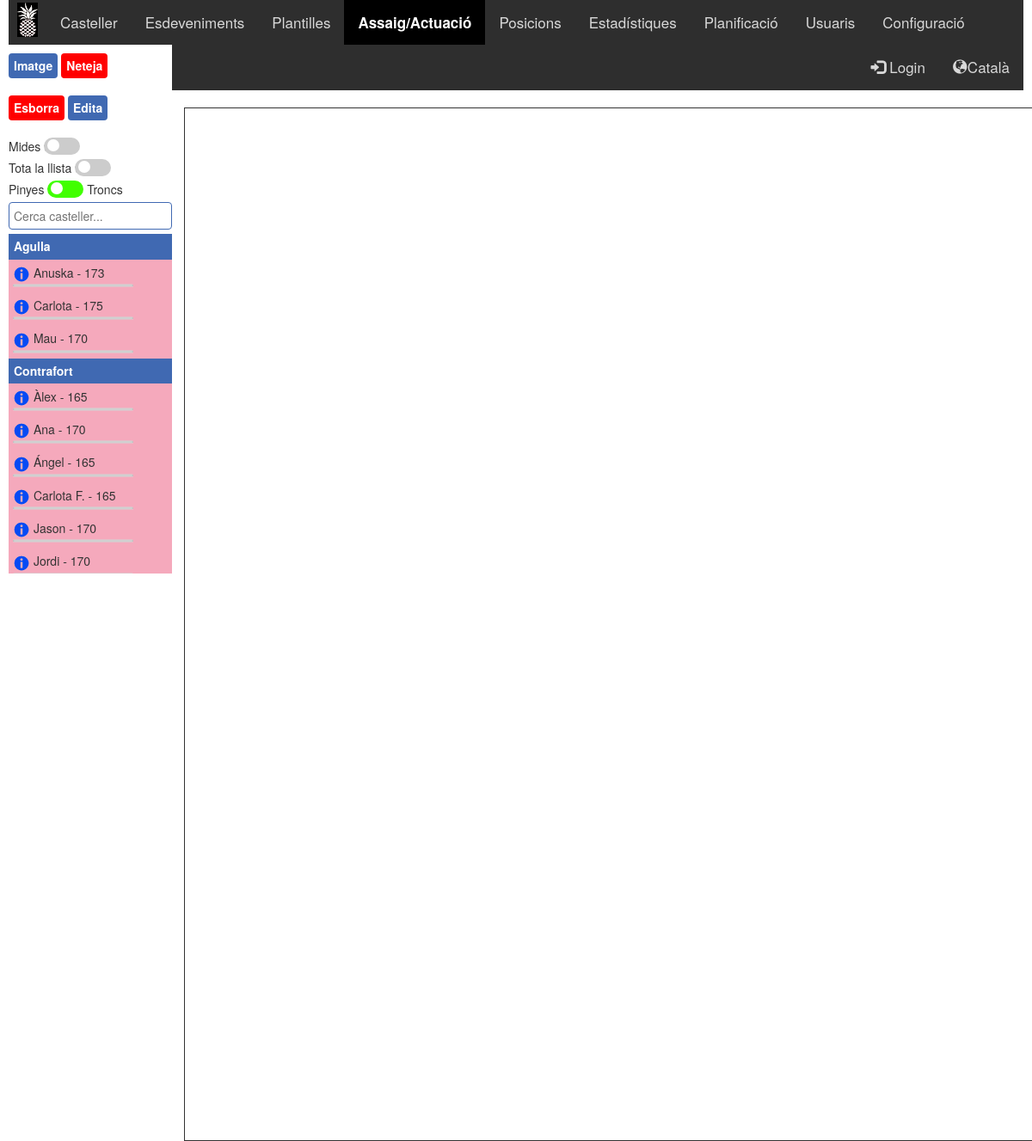
The page /Castell_Fitxa.php (signed in) on the database its author committed.
### tables this page shows
CREATE TABLE `CASTELLER` (
  `Casteller_ID` int(11) NOT NULL,
  `MalNom` varchar(50) NOT NULL,
  `Altura` int(11) NOT NULL,
  `Forca` int(11) NOT NULL,
  `POSICIO_PINYA_ID` int(11) NOT NULL,
  `Nom` varchar(50) NOT NULL,
  `Cognom_1` varchar(50) NOT NULL,
  `Cognom_2` varchar(50) NOT NULL,
  `Codi` varchar(50) NOT NULL,
  `Familia_ID` int(11) NOT NULL,
  `Estat` int(11) NOT NULL,
  `Lesionat` bit(1) NOT NULL DEFAULT b'0',
  `Portar_Peu` bit(1) NOT NULL DEFAULT b'1',
  `FAMILIA2_ID` int(11) DEFAULT NULL,
  `POSICIO_TRONC_ID` int(11) DEFAULT NULL
);

CREATE TABLE `POSICIO` (
  `Posicio_ID` int(11) NOT NULL,
  `Nom` varchar(20) NOT NULL,
  `EsNucli` tinyint(1) NOT NULL,
  `EsCordo` tinyint(1) NOT NULL,
  `EsTronc` tinyint(1) NOT NULL,
  `COLORFONS` char(7) NOT NULL,
  `COLORTEXT` char(7) NOT NULL,
  `ESFOLRE` bit(1) DEFAULT NULL,
  `ESCANALLA` tinyint(1) DEFAULT NULL,
  `COLORCAMISA` char(7) NOT NULL
);

### pinyator/Head.php (called while the page is built, shortened)
<?php
	include "$_SERVER[DOCUMENT_ROOT]/pinyator/Head_public.php";
 ?>

### pinyator/TranslatorHelper.php (called while the page is built, shortened)
<?php
	$lang_cookie_name = 'langCookie';
	if (isset($_GET['lang'])) {
		$lang_value = $_GET['lang'];
		setcookie($lang_cookie_name, $lang_value, time() + (86400 * 320), "/");
		$languageCode = $lang_value;
	} else {
		$languageCode = 'es';
	}
	$languagesList = array(
		'es' => 'Español',
		'ca' => 'Català'
	);
	if ($languageCode == 'es') {
		$altLangCode = 'ca';
	} else {
		$altLangCode = 'es';
	}
	$altLangName = $languagesList[$altLangCode];
 ?>

### Castell_Fitxa.php (the view, shortened to what this page needs)
<html>
<head>
<?php include "$_SERVER[DOCUMENT_ROOT]/pinyator/Head.php";?>
</head>
<?php include "$_SERVER[DOCUMENT_ROOT]/pinyator/Style.php";?>
<body>
<?php $menu=4; include "$_SERVER[DOCUMENT_ROOT]/pinyator/Menu.php";
$id = intval($_GET['id']);
$autogenerat = false;
$troncs = false;
$rating = 0;
$resoluciopantalla=1200;
$pinyaTronc="C.POSICIO_PINYA_ID";
include "$_SERVER[DOCUMENT_ROOT]/pinyator/Connexio.php";
$estatEvent = 0;
?>
	<div  class="sidenav" id="navlateral">
		<button class="boto" onclick="download()"><?php echo _("Imatge"); ?></button>
		<button class="boto boto_remove" id="Neteja" onClick="Neteja()" <?php echo $autogenerat?"hidden":""; ?>><?php echo _("Neteja"); ?></button>
		<br><br>
		<button class="boto boto_remove" id="EsborraPaleta" onClick="EsborraMenu()"><?php echo _("Esborra"); ?></button>
		<button class="boto" id="EditaPaleta" onClick="EditaMenu()"><?php echo _("Edita"); ?></button>
		<br><br>
		<?php echo _("Mides"); ?>
		<label class="switch">text
		  <span class="slider round"></span>
		</label>
		<br>
		<?php echo _("Tota la llista"); ?>
		<label class="switch">text
		  <span class="slider round"></span>
		</label>
		<br>
		<?php echo _("Pinyes"); ?>
		<label class="switch">text
		  <span class="slider slider2 round"></span>
		</label>
		<?php echo _("Troncs"); ?>
		<br>
		<input type="text" id="myInput" class="form_edit" onkeyup="Buscar()" placeholder="<?php echo _('Cerca casteller...'); ?>" title="Type in a name">
		<div id="panellLateral" style="overflow:scroll;padding-top:5px;height:400px">
	<?php
		$eventActuacioid = -1;
		$sql="SELECT E.EVENT_ID
		FROM EVENT AS E
		WHERE E.ESTAT = 1
		AND E.TIPUS = 1
		ORDER BY E.DATA
		LIMIT 1";
		$result = mysqli_query($conn, $sql);
		if (mysqli_num_rows($result) > 0)
		{
			while($row = mysqli_fetch_assoc($result))
			{
				$eventActuacioid = $row["EVENT_ID"];
			}
		}
		$sql="SELECT RESOLUCIOPANTALLA
		FROM CONFIGURACIO";
		$result = mysqli_query($conn, $sql);
		if (mysqli_num_rows($result) > 0)
		{
			while($row = mysqli_fetch_assoc($result))
			{
				$resoluciopantalla = $row["RESOLUCIOPANTALLA"];
			}
		}
		$ordrealtura = "";
		$sql="SELECT C.CASTELLER_ID, MALNOM, P.NOM, P.POSICIO_ID, IFNULL(I.ESTAT,0) AS ESTAT,
		IFNULL(C.ALTURA, 0) AS ALTURA, IFNULL(C.FORCA, 0) AS FORCA, PORTAR_PEU, LESIONAT,
		IFNULL(IA.ESTAT,0) AS CAMISA,
		(SELECT SUM(IFNULL(IR.ESTAT,0)) AS RAT
			FROM EVENT AS ERR
			LEFT JOIN INSCRITS AS IR ON IR.EVENT_ID=ERR.EVENT_ID
			WHERE ERR.TEMPORADA=E.TEMPORADA
			AND ERR.TIPUS=0
			AND ERR.ESTAT=2
			AND IR.CASTELLER_ID = C.CASTELLER_ID) AS RATING
		FROM CASTELLER AS C
		INNER JOIN POSICIO AS P ON P.POSICIO_ID=".$pinyaTronc."
		LEFT JOIN CASTELL AS CT ON CT.CASTELL_ID=".$id."
		LEFT JOIN INSCRITS AS I ON CT.EVENT_ID=I.EVENT_ID AND I.CASTELLER_ID=C.CASTELLER_ID
		LEFT JOIN EVENT AS E ON E.EVENT_ID=I.EVENT_ID
		LEFT JOIN EVENT AS EA ON EA.EVENT_ID=".$eventActuacioid." AND EA.DATA >= E.DATA
		LEFT JOIN INSCRITS AS IA ON IA.EVENT_ID=EA.EVENT_ID AND IA.CASTELLER_ID=C.CASTELLER_ID
		WHERE (C.ESTAT = 1 OR I.ESTAT = 1)
		AND (P.ESTRONC = 1 OR P.ESCORDO = 1 OR P.ESNUCLI = 1)
		ORDER BY P.NOM, ".$ordrealtura." C.MALNOM ";
		$result = mysqli_query($conn, $sql);
		if (mysqli_num_rows($result) > 0)
		{
			$PosicioId = 0;
			while($row = mysqli_fetch_assoc($result))
			{
				if($PosicioId!=$row["POSICIO_ID"])
				{
					echo "<button id='".$row["NOM"]."' class='accordion boto' name='".$row["NOM"]."' onClick='CollapsaTitol(this.id)'>".$row["NOM"]."</button>";
				}
				$class="";
				$color="";
				$classFont="Aqui";
				if($row["ESTAT"]==0)
				{
					$class="castellerNoInscrit";
					$color=" style='background-color:#F5A9BC'";
				}
				else if($row["ESTAT"]==1)
				{
					$classFont="Vinc";
				}
				$lesionat = "";
				$portarpeu = "";
				$camisa = "";
				$cstl="<font class='".$classFont."' id='lbl".$row["CASTELLER_ID"]."' title='".$row["MALNOM"]." - ".$row["ALTURA"]."'>".$row["MALNOM"]." - ".$row["ALTURA"]."</font>";
				$info = "<a href='Casteller_Fitxa.php?id=".$row["CASTELLER_ID"]."' target='_blank'><img src='images/info.png'></a>";
				$text = $info." ".$cstl." ".$portarpeu.$lesionat.$camisa;
				$text .= "<div><progress value='".$rating."' max='100' style='height:6px;' title='".round($rating)."'>
						</progress></div>";
				$onClick = " onClick='SetCasteller(this,".$row["ALTURA"].",".$row["FORCA"].",".$row["PORTAR_PEU"].",".$row["LESIONAT"].",".$row["CAMISA"].")' ";
				echo "<div class='accordionItem ".$class."' id=".$row["CASTELLER_ID"]." title='".$row["MALNOM"]."' ".$onClick.$color.">".$text."</div>";
				$PosicioId=$row["POSICIO_ID"];
			}
		}
		else if (mysqli_error($conn) != "")
		{
			echo "Error: " . $sql . "<br>" . mysqli_error($conn);
		}
		$canvasH=1200;
		$canvasW=$troncs?$resoluciopantalla:1400;
	?>
		</div>
	</div>
	<div class="canvascontent" style="margin-left: 204px;">
		<div class="popup" id="dibuix">
			<table>
				<tr>
				<td>
					<canvas id="canvas1" style="border:1px solid" height="<?php echo $canvasH ?>" width="<?php echo $canvasW ?>">
					</canvas>
				</td>
				</tr>
			</table>
		</div>
	</div>
	<script>
		initCanvas(-1, <?php if($estatEvent==2) echo "1"; else echo "0"; ?>);
		init();
	</script>
</body>
</html>

### pinyator/Head_public.php (shortened to what this page needs)
<link rel="stylesheet" href="https://maxcdn.bootstrapcdn.com/bootstrap/3.3.7/css/bootstrap.min.css">

### pinyator/Style.php (shortened to what this page needs)
<link rel="stylesheet" href="Style_Custom.css?v=1.4">
<link rel="stylesheet" href="https://maxcdn.bootstrapcdn.com/bootstrap/3.3.7/css/bootstrap.min.css">

### pinyator/Menu.php (shortened to what this page needs)
<div class="topnav" id="MainTopnav">
<a href="Pinyator.php"  style="padding:3px 10px"><img src="images/logo.png"></a>
<?php include "$_SERVER[DOCUMENT_ROOT]/pinyator/TranslatorHelper.php";?>
<?php
$event="";
$casteller="";
$plantilla="";
$castell="";
$planificacio="";
$login="";
$usuaris="";
$posicions="";
$estadistiques="";
$configuracio="";
if($menu==4) $castell="class='active'";
	if (EsCastellerLv1())
	{
		echo  "<a ".$casteller." href='Casteller.php'>Casteller</a>";
	}
	if (EsEventLv1())
	{
		echo  "<a ".$event." href='Event.php?e=1'>"._('Esdeveniments')."</a>";
	}
	if (EsCastellLv2())
	{
		echo  "<a ".$plantilla." href='Plantilla.php'>"._('Plantilles')."</a>
			<a ".$castell." href='Castell.php'>"._('Assaig/Actuació')."</a>
			<a ".$posicions." href='Posicio.php'>"._('Posicions')."</a>
			<a ".$estadistiques." href='Estadistiques.php'>"._('Estadístiques')."</a>";
	}
	if (EsBossLv2())
	{
		echo "<a ".$planificacio." href='Planificacio.php'>"._('Planificació')."</a>";
	}
	if (EsAdmin())
	{
		echo "<a ".$usuaris." href='Usuari.php'>"._('Usuaris')."</a>";
		echo "<a ".$configuracio." href='Configuracio.php'>"._('Configuració')."</a>";
	}
?>
	<div class="topnav-right">
		<a <?php echo $login?> href="Login.php"><span class="glyphicon glyphicon-log-in"></span> Login</a>
		<a href=<?php echo "?lang=".$altLangCode.""?> class="show"><span class="glyphicon glyphicon-globe"></span><?php echo $altLangName?></a>
	</div>
</div>
<br>
<?php
function EsLv1($valor)
{
	return (!empty($_SESSION[$valor]) && ($_SESSION[$valor]>0));
}
function EsLv2($valor)
{
	return (!empty($_SESSION[$valor]) && ($_SESSION[$valor]>1));
}
function EsEventLv1()
{
	return EsLv1("event");
}
function EsCastellerLv1()
{
	return EsLv1("casteller");
}
function EsCastellLv2()
{
	return EsLv2("castell");
}
function EsBossLv2()
{
	return EsLv2("boss");
}
function EsAdmin()
{
	return EsLv2("admin");
}
?>

### Style_Custom.css (style rules this page uses)
.topnav { overflow: hidden; background-color: #2E2E2E; }
.topnav a { float: left; display: block; color: #D8D8D8; text-align: center; padding: 14px 16px; text-decoration: none; font-size: 17px; }
.topnav a.active { background-color: #000; color: white; font-weight: bold; }
.topnav-right { float: right; }
.sidenav { height: 100%; width: 200px; position: fixed; z-index: 1; top: 52px; left: 0; background-color: white; overflow: hidden; padding-left: 10px; }
.canvascontent { position:absolute; margin-left:204px; }
.boto { display: inline-block; padding: 2px 6px; font-size: 14px; line-height: 1.8; vertical-align: bottom; -webkit-appearance: none; -moz-appearance: none; appearance: none; -webkit-box-shadow: none; -moz-box-shadow: none; box-shadow: none; -webkit-border-radius: 0; -moz-border-radius: 0; border-radius: 4px; color: #FFF; background-color: #4069B2; border-color:#1D51B2; border: none; text-align: center; white-space: nowrap; vertical-align: middle; cursor: pointer; -moz-user-select: none; background-image: none; font-weight: bold; }
.boto_remove { background-color: red; }
.form_edit { border: 1px solid #4069B2; border-radius: 4px; width:100%; padding: 5px; }
button.accordion { color: #FFF; width:100%; text-align: left; border-radius: 0; }
div.accordionItem { background-color:#FFF; display: none; vertical-align: middle; padding-left:5px; padding-top:5px; padding-bottom:5px; }
div.castellerNoInscrit { background-color: #F5A9BC; }
.switch { position: relative; display: inline-block; width: 42px; height: 20px; }
.slider { position: absolute; cursor: pointer; top: 0; left: 0; right: 0; bottom: 0; background-color: #ccc; -webkit-transition: .4s; transition: .4s; }
.slider:before { position: absolute; content: ""; height: 14px; width: 14px; left: 4px; bottom: 4px; background-color: white; -webkit-transition: .4s; transition: .4s; }
.slider.round { border-radius: 18px; }
.slider.round:before { border-radius: 50%; }
.slider.slider2 { background-color: #40FF00; }
.popup { -webkit-user-select: none; -moz-user-select: none; -ms-user-select: none; user-select: none; }

### rows shown on the page
casteller: posicio.Nom "Agulla", MalNom "Anuska", ALTURA "173"
casteller: MalNom "Carlota", ALTURA "175"
casteller: MalNom "Mau", ALTURA "170"
casteller: posicio.Nom "Contrafort", MalNom "Àlex", ALTURA "165"
casteller: MalNom "Ana", ALTURA "170"
casteller: MalNom "Ángel", ALTURA "165"
casteller: MalNom "Carlota F.", ALTURA "165"
casteller: MalNom "Jason", ALTURA "170"
casteller: MalNom "Jordi", ALTURA "170"

### other values the page prints
_('Esdeveniments') "Esdeveniments"
_('Plantilles') "Plantilles"
_('Assaig/Actuació') "Assaig/Actuació"
_('Posicions') "Posicions"
_('Estadístiques') "Estadístiques"
_('Planificació') "Planificació"
_('Usuaris') "Usuaris"
_('Configuració') "Configuració"
$altLangName "Català"
_("Imatge") "Imatge"
_("Neteja") "Neteja"
_("Esborra") "Esborra"
_("Edita") "Edita"
_("Mides") "Mides"
_("Tota la llista") "Tota la llista"
